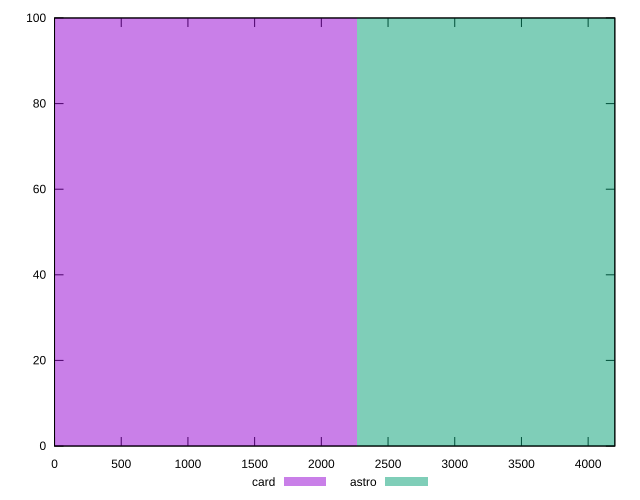

The gnuplot source for this figure:
reset

$card <<EOF
0 100
EOF

$astro <<EOF
4528.848125262121 100
EOF

set key outside below
set boxwidth 4528.848125262121
set xrange [0:4200]
set yrange [0:100]
set trange [0:100]
set style fill transparent solid 0.5 noborder
set terminal svg size 640, 500 enhanced background rgb 'white'
set output "reports/report_00032_2021-02-25T10-28-15.087Z/unused-javascript/comparison/histogram/2_vs_3.svg"

plot $card title "card" with boxes, \
     $astro title "astro" with boxes

reset
